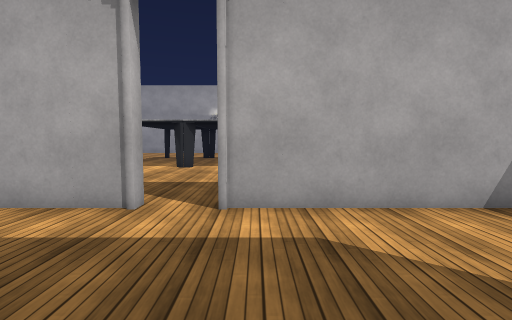
view 1 (above)

18 first-person views from a walk through a Unity game level. The camera is 1.3 m above the floor, tilts 4° down and sees 85° across. The floor is counted in squares, 1 m on a side. Each view is taken from the middle of a square. On the plan, view 1 faces up. The plan holds only what a view shows up to about 13 squares ahead; the rest is blank. The place goes on beyond the plan. The player character is not drawn. Some animated figures are left out. Door leaves are left out, so doorways stand open. Some surface patterns are stand-ins.

view 2
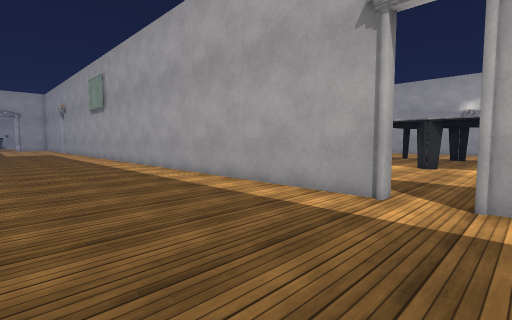

view 3
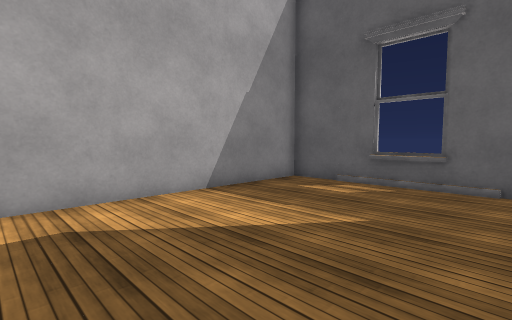

view 4
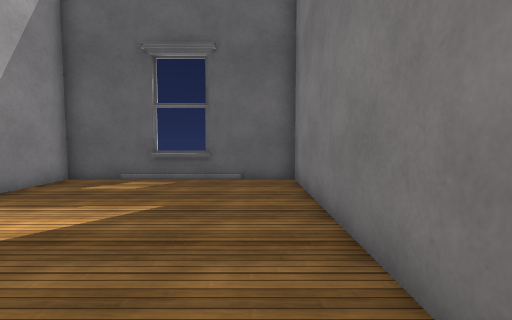

view 5
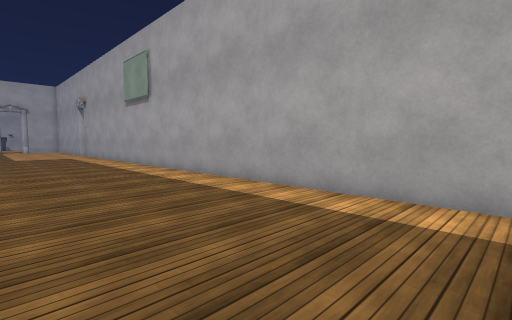

view 6
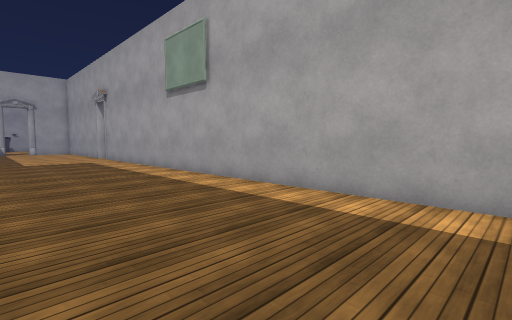

view 7
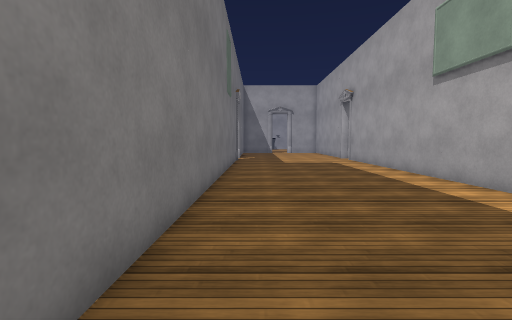

view 8
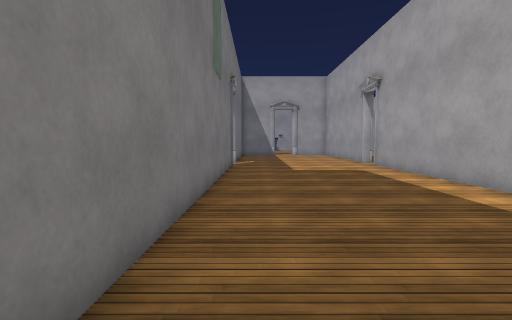

view 9
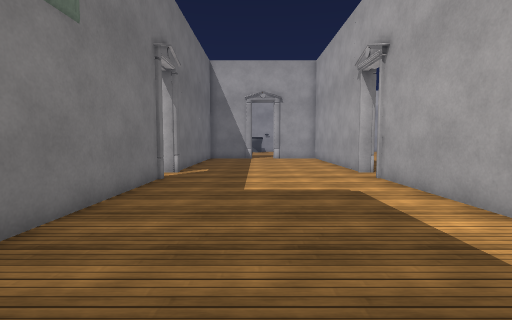

view 10
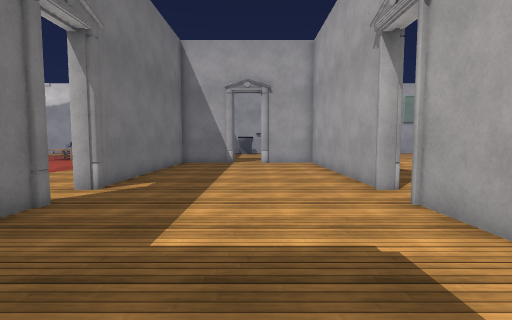

view 11
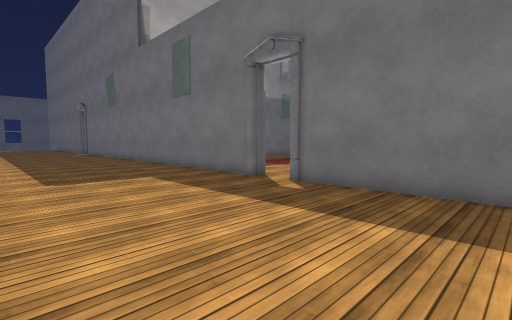

view 12
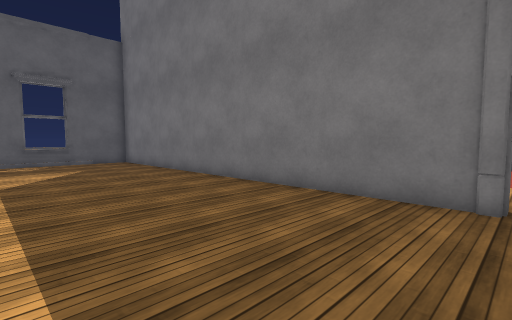

view 13
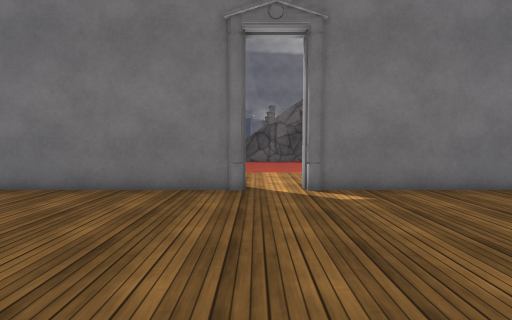

view 14
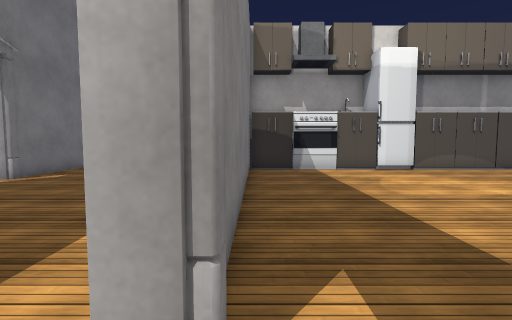

view 15
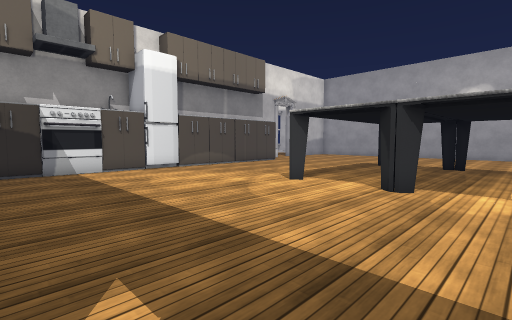

view 16
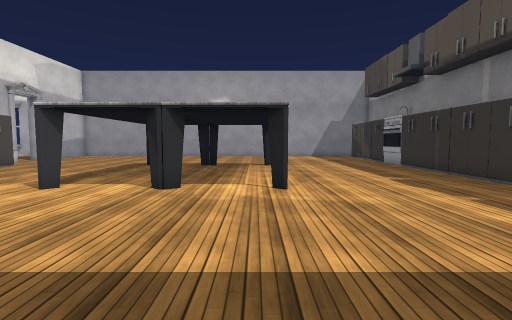

view 17
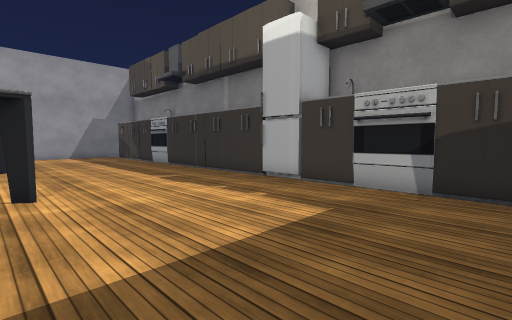

view 18
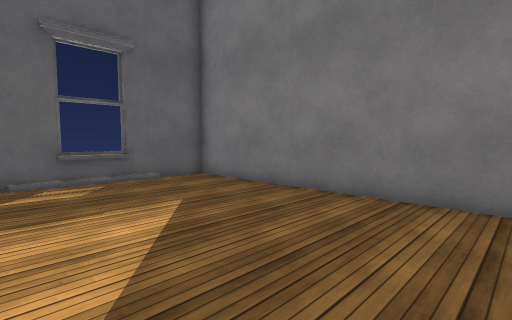

### Floor plan
Points are (right, up) in squares from view 1. A wall is a line through its corners. A room is listed if a view was taken in it or the views show most of it. See-through windows are left out.
Room 1 (views 1, 2, 3, 4, 5, 6, 7, 8, 9, 10, 11, 12, 13, 18)
walls: (-15.4, 5.3) (-32.8, 5.3); (-8.8, -2.3) (8.3, -2.3) (8.3, 5.4); (-2.3, 5.7) (-2.3, 5.3) (-13.5, 5.3); (-32.8, -2.3) (-10.2, -2.3); (-34.3, 5.3) (-40.1, 5.3); (6.5, 5.3) (-0.8, 5.3); (-40, -2.3) (-34.2, -2.3)
low walls: (8.1, 0.5) (8.1, 2.5)
ways out: opening at (-33.5, 6) to room 2; opening at (-1.5, 6) to room 2
Room 2 (views 14, 15, 16, 17)
walls: (-13.4, 5.7) (-2.3, 5.7); (-34.3, 5.9) (-34.3, 5.3)
ways out: opening at (-33.5, 6) to room 1; opening at (-1.5, 6) to room 1
objects: cabinet (-15, 6) to (-14, 7); stove (-15, 8) to (-14, 9); sink (-15, 10) to (-14, 11); cabinet (-15, 14) to (-14, 15); cabinet (-15, 16) to (-14, 17); cabinet (-15, 17) to (-14, 18); fridge (-14, 11) to (-14, 13); other object (-7, 13) to (-6, 14); other object (-4, 14); other object (-4, 21); other object (-3, 14); other object (-3, 21); other object (-1, 13) to (0, 14); other object (0, 21); cabinet (7, 6) to (8, 7); stove (7, 8) to (8, 9); sink (7, 10) to (8, 11); fridge (7, 11) to (7, 13); cabinet (7, 14) to (8, 15); cabinet (7, 16) to (8, 16); cabinet (7, 17) to (8, 18); cabinet (7, 19) to (8, 20)

Where each view was taken, in squares from view 1:
view 1: 0 up, 0 right, facing up
view 2: 1 down, 0 right, facing up-left
view 3: 1 down, 0 right, facing up-right
view 4: 1 down, 1 left, facing right
view 5: 1 down, 7 left, facing up-left
view 6: 1 down, 12 left, facing up-left
view 7: 1 down, 14 left, facing left
view 8: 1 down, 18 left, facing left
view 9: 1 up, 23 left, facing left
view 10: 2 up, 27 left, facing left
view 11: 5 up, 40 left, facing down-right
view 12: 4 up, 9 left, facing down-right
view 13: 5 up, 9 left, facing down
view 14: 6 up, 1 left, facing left
view 15: 6 up, 1 left, facing up-left
view 16: 6 up, 1 left, facing up
view 17: 6 up, 1 left, facing up-right
view 18: 4 up, 1 left, facing down-right
